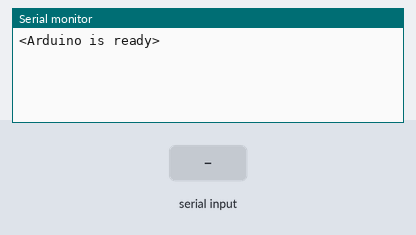
This sketch was run on a simulated Arduino Uno, built with avr-gcc and run on an emulated ATmega328P. Shown: the last lines printed to the serial monitor. Inputs (shaded band) come from the test bench.

Above: at 1.2 s.
1.3 s: "<90,45,200>" received over Serial
At 2.5 s:
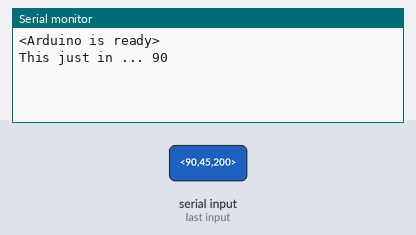
2.8 s: "<30,150,10>" received over Serial
At 3.6 s:
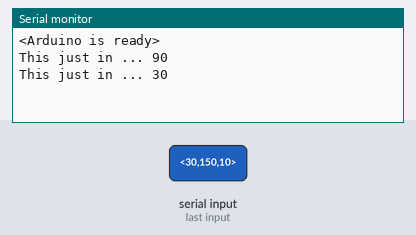

The sketch:

lightcontrol.ino
```cpp
/***************************************************

  This program uses an Adafruit 16-channel PWM & Servo driver and
  serial communication in order to set the pwm settings of specific LED's

 ****************************************************/

#include <Wire.h>
#include <Adafruit_PWMServoDriver.h>

// called this way, it uses the default address 0x40
Adafruit_PWMServoDriver pwm1 = Adafruit_PWMServoDriver(0x40);
Adafruit_PWMServoDriver pwm2 = Adafruit_PWMServoDriver(0x41);
Adafruit_PWMServoDriver pwm3 = Adafruit_PWMServoDriver(0x42);
// you can also call it with a different address you want
//Adafruit_PWMServoDriver pwm = Adafruit_PWMServoDriver(0x41);
// you can also call it with a different address and I2C interface
//Adafruit_PWMServoDriver pwm = Adafruit_PWMServoDriver(&Wire, 0x40);
int incomingByte = 0;
int pinRead = -1;
int pinValue = -1;
//void setup() {
//  Serial.begin(9600);
//  Serial.println("GPIO test!");
//
//  pwm.begin();
//  pwm.setPWMFreq(1000);  // Set to whatever you like, we don't use it in this demo!
//
//  // if you want to really speed stuff up, you can go into 'fast 400khz I2C' mode
//  // some i2c devices dont like this so much so if you're sharing the bus, watch
//  // out for this!
//  Wire.setClock(400000);
//}
//
//void loop() {
//  if (Serial.available() ){
//    incomingByte = Serial.read();
//    if (pinRead == -1){
//        pinRead = incomingByte;
//      } else  if (pinValue == -1) {
//        pinValue = incomingByte;
//        }
//    if (pinRead > 0 && pinValue > 0){
//      Serial.print("Pin: ");
//      Serial.println(pinRead, DEC);
//      Serial.print("Value");
//      Serial.println(pinValue, DEC);
//      pinRead = -1;
//      pinValue = -1;
//    }
//    }
//
//  // Drive each pin in a 'wave'
//    pwm.setPWM(15, 4096, 0);       // turns pin fully on
//    delay(100);
//    pwm.setPWM(15, 0, 4096);       // turns pin fully off
//
//}

const byte numChars = 32;
char receivedChars[numChars];

boolean newData = false;

void setup() {
    Serial.begin(9600);
    Serial.println("<Arduino is ready>");

    pwm1.begin();
    pwm1.setPWMFreq(1000);  // Set to whatever you like, we don't use it in this demo!
    pwm2.begin();
    pwm2.setPWMFreq(1000);
    pwm3.begin();
    pwm3.setPWMFreq(1000);
    // if you want to really speed stuff up, you can go into 'fast 400khz I2C' mode
    // some i2c devices dont like this so much so if you're sharing the bus, watch
    // out for this!
    Wire.setClock(400000);
}

void loop() {
    recvWithStartEndMarkers();
    showNewData();
}

void recvWithStartEndMarkers() {
    static boolean recvInProgress = false;
    static byte ndx = 0;
    char startMarker = '<';
    char endMarker = '>';
    char rc;

 // if (Serial.available() > 0) {
    while (Serial.available() > 0 && newData == false) {
        rc = Serial.read();

        if (recvInProgress == true) {
            if (rc != endMarker) {
                receivedChars[ndx] = rc;
                ndx++;
                if (ndx >= numChars) {
                    ndx = numChars - 1;
                }
            }
            else {
                receivedChars[ndx] = '\0'; // terminate the string
                recvInProgress = false;
                ndx = 0;
                newData = true;
                parseData();
            }
        }

        else if (rc == startMarker) {
            recvInProgress = true;
        }
    }
}

void showNewData() {
    if (newData == true) {
        Serial.print("This just in ... ");
        Serial.println(receivedChars);
        newData = false;
    }
}


void parseData() {

    // split the data into its parts
  char * strtokIndx; // this is used by strtok() as an index
  strtokIndx = strtok(receivedChars,",");      // get the first part - the string
  int pin = atoi(strtokIndx) % 16;     // convert this part to an integer
  strtokIndx = strtok(NULL, ","); // this continues where the previous call left off
  int v1 = atoi(strtokIndx);     // convert this part to an integer
  strtokIndx = strtok(NULL, ","); // this continues where the previous call left off
  int v2 = atoi(strtokIndx);     // convert this part to an integer
  strtokIndx = strtok(NULL, ","); // this continues where the previous call left off
  int v3 = atoi(strtokIndx);     // convert this part to an integer

  // check what board to use based on these values
  for (int i = pin; i < pin+3; ++i){
    int val = 0;
    if (i == pin) val = v1;
    if (i == pin + 1) val = v2;
    if (i == pin + 2) val = v3;
    if (pin / 16 == 0){
      // do something to board 1
      pwm1.setPWM(pin % 16, 0, val);
     }else if (pin / 16 == 1){
      pwm2.setPWM(pin % 16, 0, val);
     }else if (pin / 16 == 2) {
      pwm3.setPWM(pin % 16, 0, val);
     }else {
      // throw err
      }
    }

}
```

Measured:
- after the input at 1.3 s, the serial monitor: prints a new line at once (image 1)
- after the input at 2.8 s, the serial monitor: prints a new line at once (image 2)
